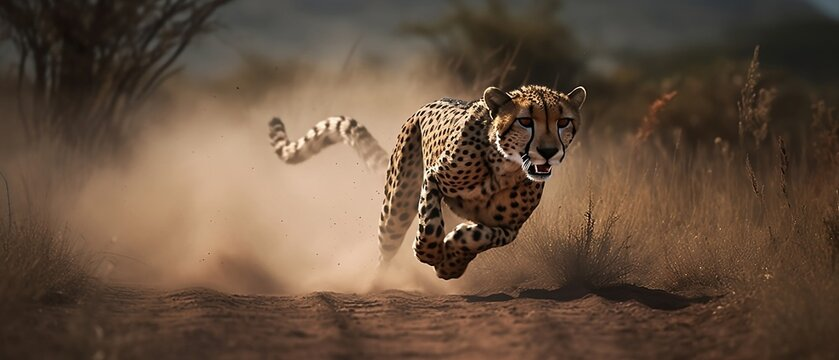
#> input picture A3_New/Cheetah.jpg, 839 x 360 px
$ python a3.py
#> lines starting #> are read from the running program, lines starting #| are printed output that depends on the picture
import cv2
import numpy as np
from matplotlib import pyplot as plt

def apply_fourier_transform(image_path):
    # Read the input image in color
#> called with image_path = 'Cheetah.jpg'
    original_image_color = cv2.imread(image_path)
#> original_image_color is the input picture: shape (360, 839, 3); mean B, G, R 62.9, 80.7, 102.3

    if original_image_color is None:
        print('Error: Could not open or find the image.')
        return

    # Convert the color image to grayscale
    original_image_gray = cv2.cvtColor(original_image_color, cv2.COLOR_BGR2GRAY)
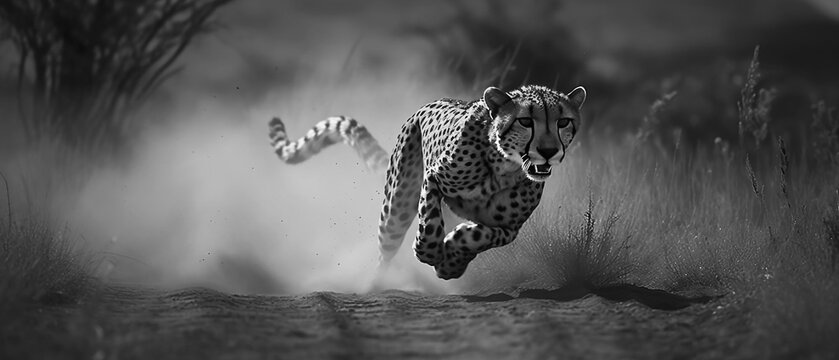
#> original_image_gray: shape (360, 839); min 0, max 254, mean 85.1

    # Apply Fourier Transform
    fourier_transform = np.fft.fft2(original_image_gray)
    # Shift the zero frequency component to the center
    fourier_transform_shifted = np.fft.fftshift(fourier_transform)
    # Compute the magnitude spectrum
    magnitude_spectrum = 20 * np.log(np.abs(fourier_transform_shifted))
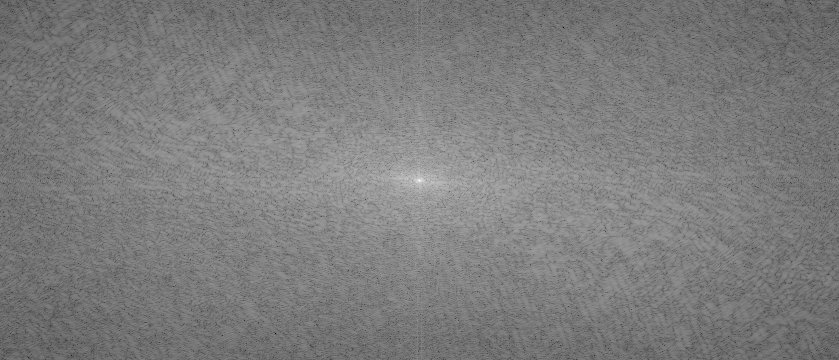
#> magnitude_spectrum: shape (360, 839) float64; min -12.63, max 341.3, mean 160.7; drawn with min black and max white

    # Display the original color image, its grayscale version, and Fourier Transform magnitude spectrum
    plt.figure(figsize=(15, 5))

    plt.subplot(131)
    plt.imshow(cv2.cvtColor(original_image_color, cv2.COLOR_BGR2RGB))
    plt.title('Original Color Image')

    plt.subplot(132)
    plt.imshow(original_image_gray, cmap='gray')
    plt.title('Grayscale Image')

    plt.subplot(133)
    plt.imshow(magnitude_spectrum, cmap='gray')
    plt.title('Fourier Transform Magnitude Spectrum')

    plt.show()
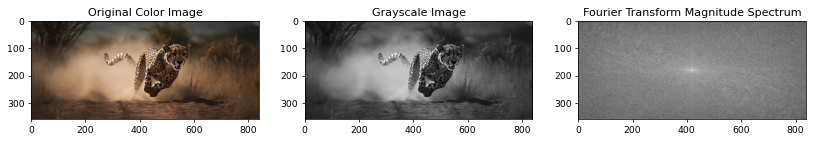
#> figure drawn by matplotlib, 3 panels

if __name__ == "__main__":
    # Replace 'input_image.jpg' with the path to your own image file
    input_image_path = 'Cheetah.jpg'

    # Apply Fourier Transform and display the results
    apply_fourier_transform(input_image_path)
